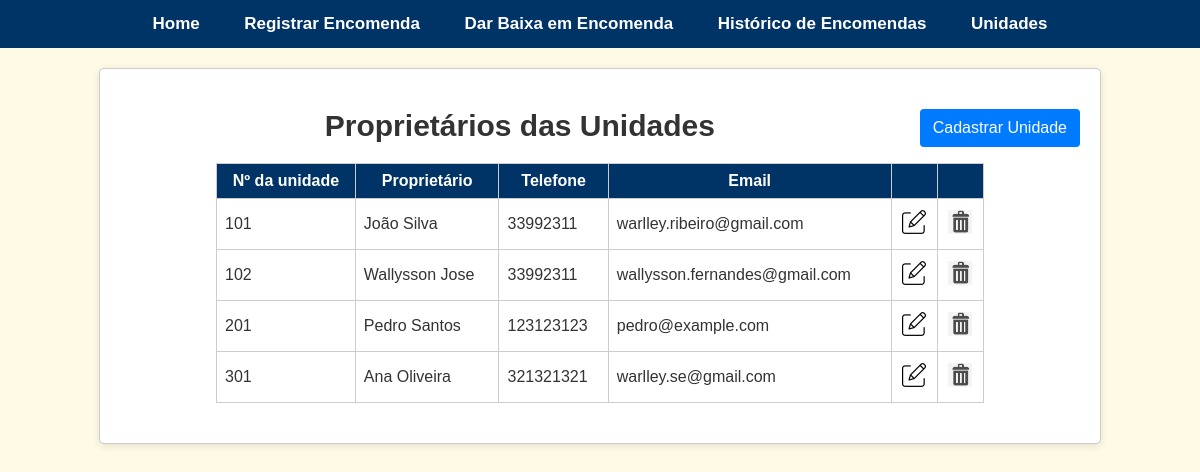
Page /unidades on the earlier database version.
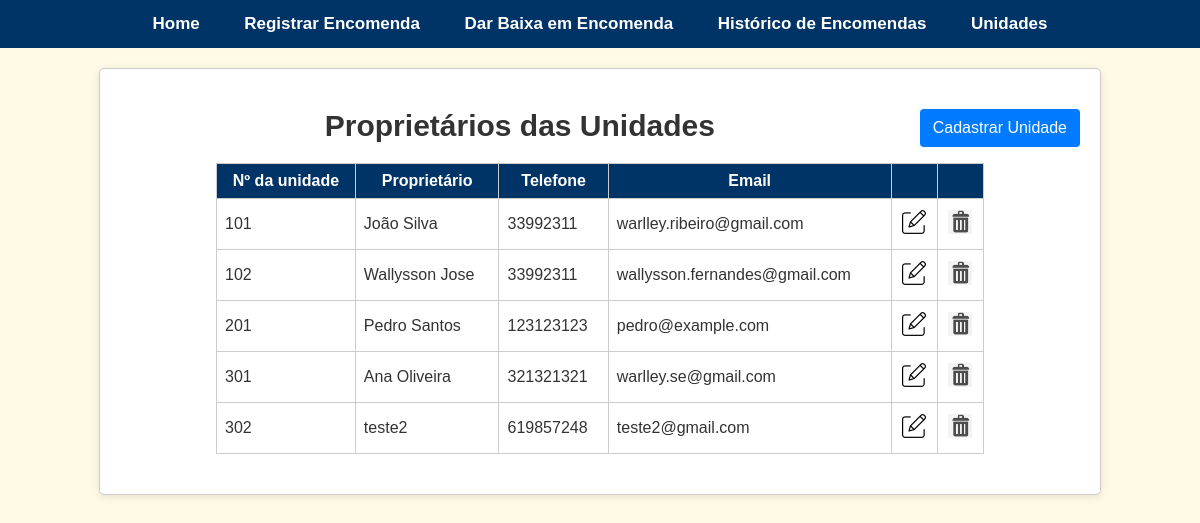
Same page on the later database version.
### app.py (models this page shows)
class Unidade(db.Model):
    id = db.Column(db.Integer, primary_key=True)
    numero = db.Column(db.String(10), unique=True, nullable=False)
    nome_proprietario = db.Column(db.String(100), nullable=False)
    telefone = db.Column(db.String(20), nullable=False)
    email = db.Column(db.String(100), nullable=False)

### app.py (the view)
@app.route("/unidades")
def unidades():
    unidades = Unidade.query.order_by(Unidade.numero).all()
    return render_template("unidades.html", unidades=unidades)

### app.py (called while the page is built)
@app.before_request
def before_request():
    db.create_all()

### templates/unidades.html (shortened to what this page needs)
{% extends "base.html" %}
{% block content %}
    <div class="container">
        <button type="button" class="btn-cadastrar float-right" onclick="location.href='{{ url_for('cadastrar_unidade') }}';">
            Cadastrar Unidade
        </button>
        <h1 class="text-center">Proprietários das Unidades</h1>
        <table class="table">
            <thead>
                <tr>
                    <th>Nº da unidade</th>
                    <th>Proprietário</th>
                    <th>Telefone</th>
                    <th>Email</th>
                    <th></th>
                    <th></th>
                </tr>
            </thead>
            <tbody>
                {% for unidade in unidades %}
                <tr>
                    <td>{{ unidade.numero }}</td>
                    <td>{{ unidade.nome_proprietario }}</td>
                    <td>{{ unidade.telefone }}</td>
                    <td>{{ unidade.email }}</td>
                    <td class="text-center">
                        <a href="{{ url_for('alterar_unidade', id=unidade.id) }}">
                            <img src="{{ url_for('static', filename='editar.png') }}" alt="Editar">
                        </a>
                    </td>
                    <td class="text-center">
                        <a href="{{ url_for('remover_unidade', id=unidade.id) }}" onclick="return confirm('Tem certeza que deseja remover esta unidade?');">
                            <img src="{{ url_for('static', filename='remover.png') }}" alt="Remover Unidade" style="max-width: 24px; max-height: 24px;">
                        </a>
                    </td>
                </tr>
                {% endfor %}
            </tbody>
        </table>
    </div>
{% endblock %}

Differences in the rows shown:
added Unidade: numero "302", nome_proprietario "teste2", telefone "619857248", email "teste2@gmail.com"
